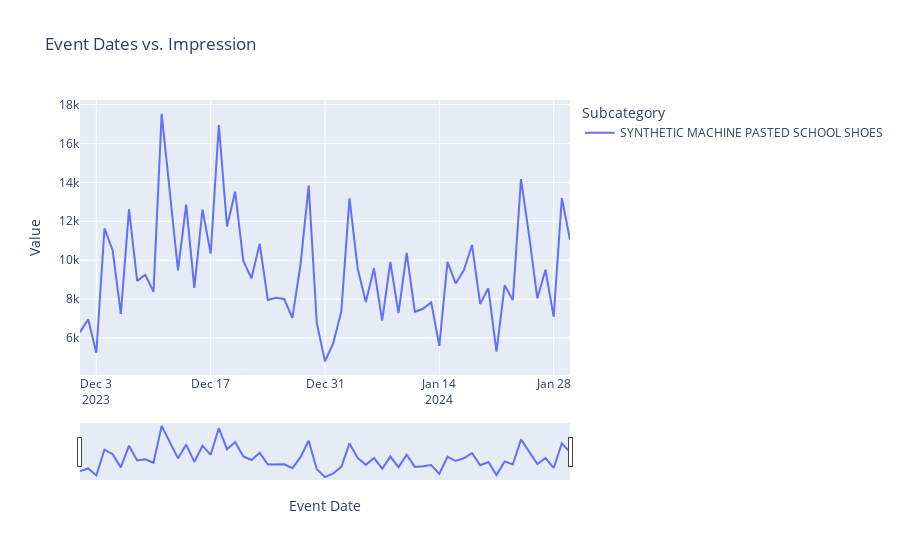

The notebook cell this image was saved under:
### Code cell
import plotly.express as px

df_Eva = df_Eva.sort_values('Event_Date')

# Create an interactive line chart with plotly and include a filter for 'Subcategory'
fig = px.line(df_Eva, x='Event_Date', y='Imp', color='Subcategory', title='Event Dates vs. Impression', labels={'Imp': 'Value', 'Event_Date': 'Event Date'})
fig.update_xaxes(rangeslider_visible=True)  # Add a range slider for date zooming
fig.show()

### Figure 1 — Plotly figure (JSON) as saved in the notebook; plotly's stock layout.template omitted (floating-point values rounded to 4 significant figures)
{"data": [{"hovertemplate": "Subcategory=SYNTHETIC MACHINE PASTED SCHOOL SHOES<br>Event Date=%{x}<br>Value=%{y}<extra></extra>", "legendgroup": "SYNTHETIC MACHINE PASTED SCHOOL SHOES", "line": {"color": "#636efa", "dash": "solid"}, "marker": {"symbol": "circle"}, "mode": "lines", "name": "SYNTHETIC MACHINE PASTED SCHOOL SHOES", "orientation": "v", "showlegend": true, "type": "scatter", "x": ["2023-12-01T00:00:00", "2023-12-02T00:00:00", "2023-12-03T00:00:00", "2023-12-04T00:00:00", "2023-12-05T00:00:00", "2023-12-06T00:00:00", "2023-12-07T00:00:00", "2023-12-08T00:00:00", "2023-12-09T00:00:00", "2023-12-10T00:00:00", "2023-12-11T00:00:00", "2023-12-12T00:00:00", "2023-12-13T00:00:00", "2023-12-14T00:00:00", "2023-12-15T00:00:00", "2023-12-16T00:00:00", "2023-12-17T00:00:00", "2023-12-18T00:00:00", "2023-12-19T00:00:00", "2023-12-20T00:00:00", "2023-12-21T00:00:00", "2023-12-22T00:00:00", "2023-12-23T00:00:00", "2023-12-24T00:00:00", "2023-12-25T00:00:00", "2023-12-26T00:00:00", "2023-12-27T00:00:00", "2023-12-28T00:00:00", "2023-12-29T00:00:00", "2023-12-30T00:00:00", "2023-12-31T00:00:00", "2024-01-01T00:00:00", "2024-01-02T00:00:00", "2024-01-03T00:00:00", "2024-01-04T00:00:00", "2024-01-05T00:00:00", "2024-01-06T00:00:00", "2024-01-07T00:00:00", "2024-01-08T00:00:00", "2024-01-09T00:00:00", "2024-01-10T00:00:00", "2024-01-11T00:00:00", "2024-01-12T00:00:00", "2024-01-13T00:00:00", "2024-01-14T00:00:00", "2024-01-15T00:00:00", "2024-01-16T00:00:00", "2024-01-17T00:00:00", "2024-01-18T00:00:00", "2024-01-19T00:00:00", "2024-01-20T00:00:00", "2024-01-21T00:00:00", "2024-01-22T00:00:00", "2024-01-23T00:00:00", "2024-01-24T00:00:00", "2024-01-25T00:00:00", "2024-01-26T00:00:00", "2024-01-27T00:00:00", "2024-01-28T00:00:00", "2024-01-29T00:00:00", "2024-01-30T00:00:00"], "xaxis": "x", "y": [6298, 6955, 5238, 11633, 10504, 7232, 12618, 8932, 9251, 8370, 17531, 13506, 9471, 12857, 8577, 12605, 10338, 16952, 11732, 13521, 9954, 9064, 10850, 7951, 8067, 8001, 7031, 9764, 13832, 6745, 4800, 5716, 7365, 13177, 9573, 7846, 9579, 6893, 9904, 7278, 10375, 7343, 7498, 7828, 5588, 9917, 8801, 9481, 10782, 7748, 8552, 5301, 8704, 7954, 14172, 11253, 8038, 9505, 7084, 13200, 11048], "yaxis": "y"}], "layout": {"legend": {"title": {"text": "Subcategory"}, "tracegroupgap": 0}, "title": {"text": "Event Dates vs. Impression"}, "xaxis": {"anchor": "y", "domain": [0, 1], "rangeslider": {"visible": true}, "title": {"text": "Event Date"}}, "yaxis": {"anchor": "x", "domain": [0, 1], "title": {"text": "Value"}}}}
